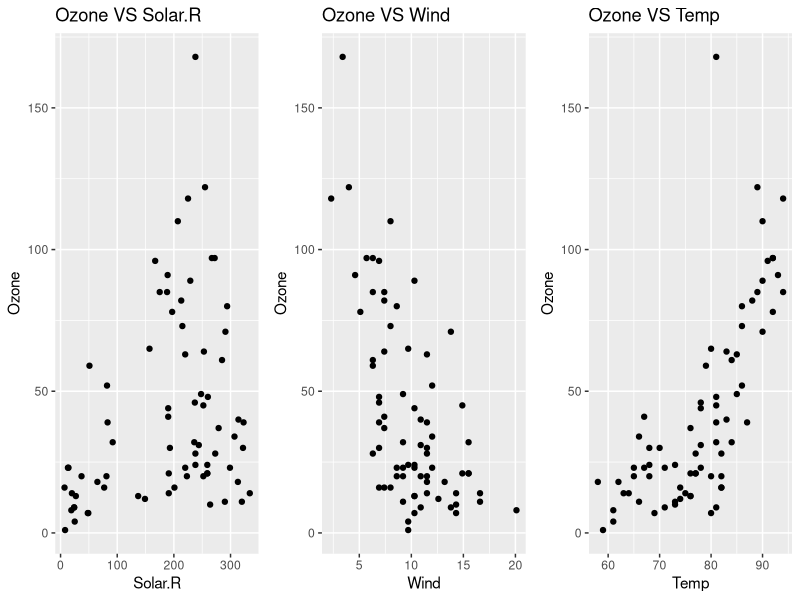
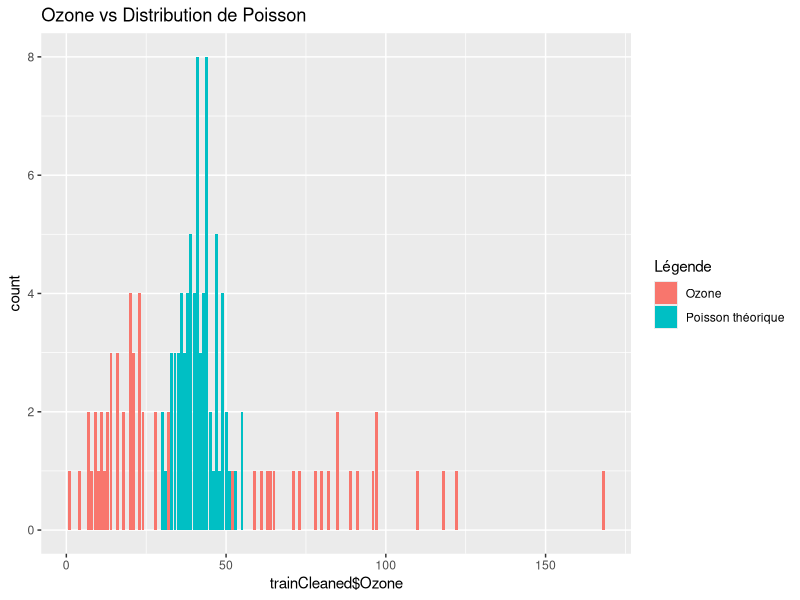

Generate these figures, in order, with R:
## ---- chunk 1
#install.packages("ggplot2")
library(ggplot2)

#install.packages("gridExtra")
library(gridExtra)

#install.packages("caTools") 
library(caTools) # pour la séparation de dataset en parties train et test

#install.packages("MASS") 
library(MASS) # pour le modèle binomial négatif
## ---- chunk 2
data("airquality")
?airquality
## ---- chunk 3
str(airquality)
## ---- chunk 4
summary(airquality)
## ---- chunk 5
head(airquality)
## ---- chunk 6
data_split <- sample.split(airquality, SplitRatio = 0.7)

# on ne sélectionnera que les colonnes qui nous intéressent
train <- subset(airquality, data_split == TRUE, select = c("Ozone", "Solar.R", "Wind", "Temp"))
test <- subset(airquality, data_split == FALSE, select = c("Ozone", "Solar.R", "Wind", "Temp"))

str(train)
str(test)

summary(train)
summary(test)
## ---- chunk 7
trainCleaned <- na.omit(train)
testCleaned <- na.omit(test)
str(trainCleaned)
## ---- chunk 8
cor(trainCleaned)
## ---- chunk 9
p1 <- ggplot(trainCleaned) + 
  geom_point(aes(x = Solar.R, y = Ozone)) + ggtitle("Ozone VS Solar.R")

p2 <- ggplot(trainCleaned) + 
  geom_point(aes(x = Wind, y = Ozone)) + ggtitle("Ozone VS Wind")

p3 <- ggplot(trainCleaned) + 
  geom_point(aes(x = Temp, y = Ozone)) + ggtitle("Ozone VS Temp")

grid.arrange(p1, p2, p3, ncol = 3, nrow = 1)
## ---- chunk 10
pois.model <- glm(Ozone ~ Solar.R + Wind + Temp, data = trainCleaned, family = "poisson")
## ---- chunk 11
summary(pois.model)
## ---- chunk 12
anova(pois.model, test="Chisq")
## ---- chunk 13
pois.model_null <- glm(Ozone ~ 1, data = trainCleaned, family = "poisson")

anova(pois.model_null, pois.model, test = "Chisq")
## ---- chunk 14
lambda_obs <- mean(trainCleaned$Ozone)

# simulation des comptages
set.seed(123)
theoretic_oz <- rpois(length(trainCleaned$Ozone), lambda = lambda_obs)

# affichage simultané
ggplot(trainCleaned) + 
  geom_bar(aes(trainCleaned$Ozone, fill = "#0000FF")) +
  geom_bar(aes(theoretic_oz, fill = "#FF2100")) +
  ggtitle("Ozone vs Distribution de Poisson") + 
  scale_fill_discrete(name = "Légende", labels = c("Ozone", "Poisson théorique"))
## ---- chunk 15
    lamda <- predict(pois.model, type = "response") #estimations du paramètre lambda
    z <- ((trainCleaned$Ozone - lamda)^2 - trainCleaned$Ozone) / (lamda * sqrt(2))
    zscore <- lm(z ~ 1)
    summary(zscore)
## ---- chunk 16
    quasipois.model <- glm(Ozone ~ Solar.R + Wind + Temp, data = trainCleaned, family = "quasipoisson")

    summary(quasipois.model)
## ---- chunk 17
    nb2_model <- MASS::glm.nb(Ozone ~ Solar.R + Wind + Temp, data = trainCleaned)

    summary(nb2_model)
